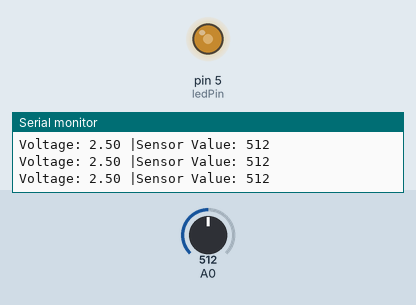
Recording of a sketch running on a simulated Arduino Uno, built with avr-gcc and run on an emulated ATmega328P. On the bench: output pins drawn as LEDs (lit = HIGH), the last lines printed to the serial monitor. The test bench sets the inputs (shaded band); at power-on: A0 = 512.

Above: at 1.2 s.
1.3 s: A0 set to 109
At 2.3 s:
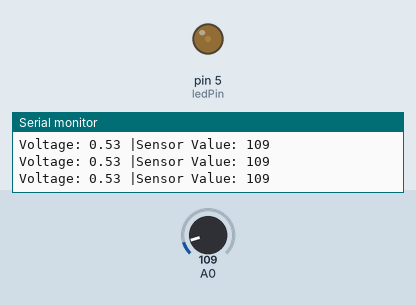
2.8 s: A0 set to 92
At 4.2 s:
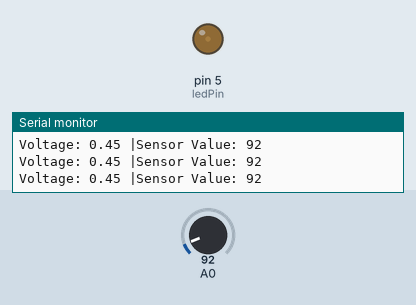
5.8 s: A0 set to 11
At 7.0 s:
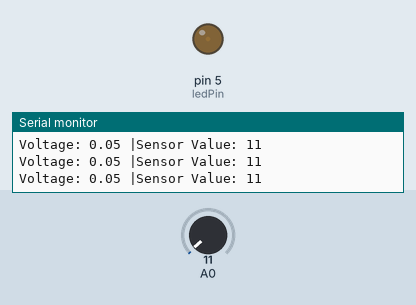
7.3 s: A0 set to 8
At 8.6 s:
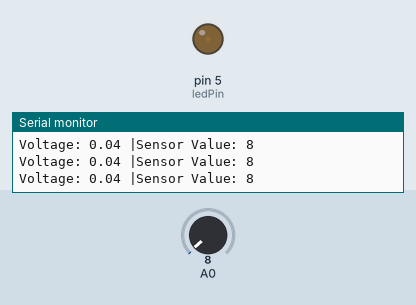
10.3 s: A0 set to 0
At 10.7 s:
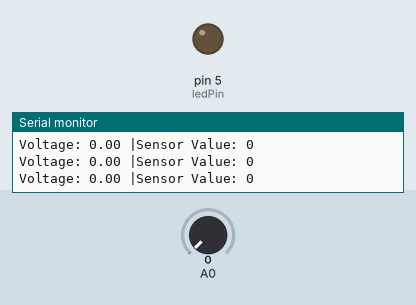
11.8 s: A0 set to 511
At 13.0 s:
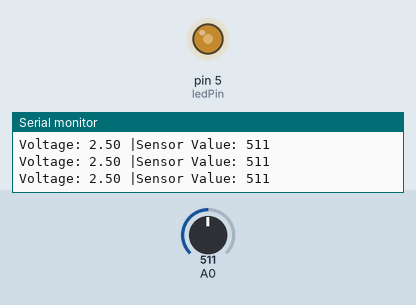
Timing chart, 0 to 14.3 s (numbered marks = the images above; inputs shaded):
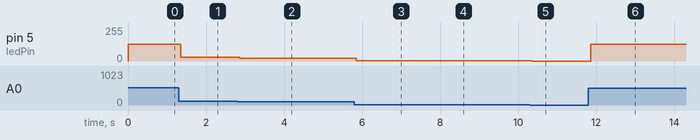

Measured:
- after the input at 1.3 s, pin 5 (ledPin): 127/255 → 27/255 after 0.05 s
- after the input at 2.8 s, pin 5 (ledPin): 27/255 → 22/255 after 0.07 s
- after the input at 5.8 s, pin 5 (ledPin): 22/255 → 2/255 after 0.05 s
- after the input at 7.3 s, pin 5 (ledPin): 2/255 → 1/255 after 0.06 s
- after the input at 10.3 s, pin 5 (ledPin): 1/255 → 0/255 after 0.06 s
- after the input at 11.8 s, pin 5 (ledPin): 0/255 → 127/255 after 0.06 s

The sketch:

potentiometer_led.ino
```cpp
int ledPin = 5;

void setup()
{
  Serial.begin(9600);
}

void loop(){
  int sensorValue = analogRead(A0);
  float voltage = sensorValue * (5.0 / 1023.0);
  //int brightness = sensorValue/4;
  int brightness = map(sensorValue, 0, 1023, 0, 255);
  Serial.print("Voltage: ");
  Serial.print(voltage);
  Serial.print(" |Sensor Value: ");
  Serial.println(sensorValue);
  analogWrite(ledPin, brightness);
  delay(1);
}
```
